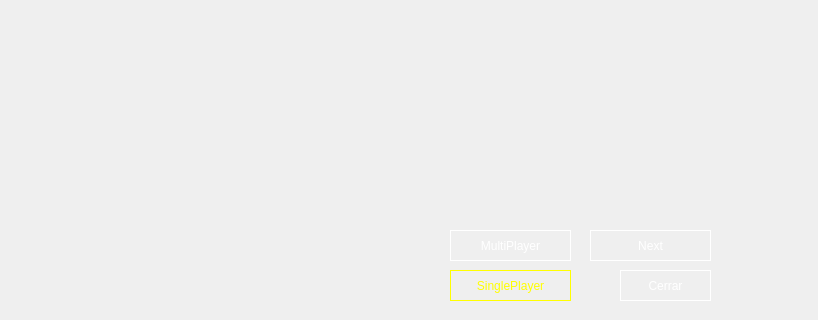
<?xml version="1.0" encoding="UTF-8"?>
<ui version="4.0">
 <class>MainWindow</class>
 <widget class="QMainWindow" name="MainWindow">
  <property name="geometry">
   <rect>
    <x>0</x>
    <y>0</y>
    <width>818</width>
    <height>320</height>
   </rect>
  </property>
  <property name="minimumSize">
   <size>
    <width>818</width>
    <height>320</height>
   </size>
  </property>
  <property name="maximumSize">
   <size>
    <width>818</width>
    <height>320</height>
   </size>
  </property>
  <property name="windowTitle">
   <string>MainWindow</string>
  </property>
  <property name="windowIcon">
   <iconset resource="resources.qrc">
    <normaloff>:/Img/icon.png</normaloff>:/Img/icon.png</iconset>
  </property>
  <widget class="QWidget" name="centralWidget">
   <widget class="QLabel" name="lbl_background">
    <property name="geometry">
     <rect>
      <x>9</x>
      <y>9</y>
      <width>800</width>
      <height>302</height>
     </rect>
    </property>
    <property name="cursor">
     <cursorShape>PointingHandCursor</cursorShape>
    </property>
    <property name="text">
     <string>&lt;html&gt;&lt;head/&gt;&lt;body&gt;&lt;p&gt;&lt;img src=&quot;:/Img/back.png&quot;/&gt;&lt;/p&gt;&lt;/body&gt;&lt;/html&gt;</string>
    </property>
   </widget>
   <widget class="QPushButton" name="btn_multiplayer">
    <property name="geometry">
     <rect>
      <x>450</x>
      <y>230</y>
      <width>121</width>
      <height>31</height>
     </rect>
    </property>
    <property name="styleSheet">
     <string notr="true">QPushButton {
	color: white;	
	border: 1px solid white;
}

QPushButton:hover { 
	background-color: rgba(0, 187, 193, .4);
}

QPushButton:pressed { 
	color: #F3A71E;
	border: 1px solid #F3A71E;
	background-color: rgba(0, 0, 0, .4);
}</string>
    </property>
    <property name="text">
     <string>MultiPlayer</string>
    </property>
    <property name="flat">
     <bool>true</bool>
    </property>
   </widget>
   <widget class="QPushButton" name="btn_singleplayer">
    <property name="geometry">
     <rect>
      <x>450</x>
      <y>270</y>
      <width>121</width>
      <height>31</height>
     </rect>
    </property>
    <property name="styleSheet">
     <string notr="true">QPushButton {
	color: yellow;	
	border: 1px solid yellow;
}

QPushButton:hover { 
	background-color: rgba(255, 255, 0, .2);
}

QPushButton:pressed { 
	color: #F3A71E;
	border: 1px solid #F3A71E;
	background-color: rgba(0, 0, 0, .4);
}</string>
    </property>
    <property name="text">
     <string>SinglePlayer</string>
    </property>
    <property name="flat">
     <bool>true</bool>
    </property>
   </widget>
   <widget class="QPushButton" name="btn_next">
    <property name="geometry">
     <rect>
      <x>590</x>
      <y>230</y>
      <width>121</width>
      <height>31</height>
     </rect>
    </property>
    <property name="styleSheet">
     <string notr="true">QPushButton {
	color: white;	
	border: 1px solid white;
}

QPushButton:hover { 
	background-color: rgba(0, 187, 193, .4);;
}

QPushButton:pressed { 
	color: #F3A71E;
	border: 1px solid #F3A71E;
	background-color: rgba(0, 0, 0, .4);
}</string>
    </property>
    <property name="text">
     <string>Next</string>
    </property>
    <property name="flat">
     <bool>true</bool>
    </property>
   </widget>
   <widget class="QPushButton" name="btn_cerrar">
    <property name="geometry">
     <rect>
      <x>620</x>
      <y>270</y>
      <width>91</width>
      <height>31</height>
     </rect>
    </property>
    <property name="styleSheet">
     <string notr="true">	QPushButton {
	color: white;	
	border: 1px solid white;
}

QPushButton:hover { 
	background-color: rgba(243, 167, 30, .4);;
}

QPushButton:pressed { 
	color: #F3A71E;
	border: 1px solid #F3A71E;
	background-color: rgba(0, 0, 0, .4);
}</string>
    </property>
    <property name="text">
     <string>Cerrar</string>
    </property>
    <property name="flat">
     <bool>true</bool>
    </property>
   </widget>
  </widget>
 </widget>
 <layoutdefault spacing="6" margin="11"/>
 <resources>
  <include location="resources.qrc"/>
 </resources>
 <connections>
  <connection>
   <sender>btn_cerrar</sender>
   <signal>clicked()</signal>
   <receiver>MainWindow</receiver>
   <slot>close()</slot>
   <hints>
    <hint type="sourcelabel">
     <x>675</x>
     <y>240</y>
    </hint>
    <hint type="destinationlabel">
     <x>811</x>
     <y>244</y>
    </hint>
   </hints>
  </connection>
 </connections>
</ui>
